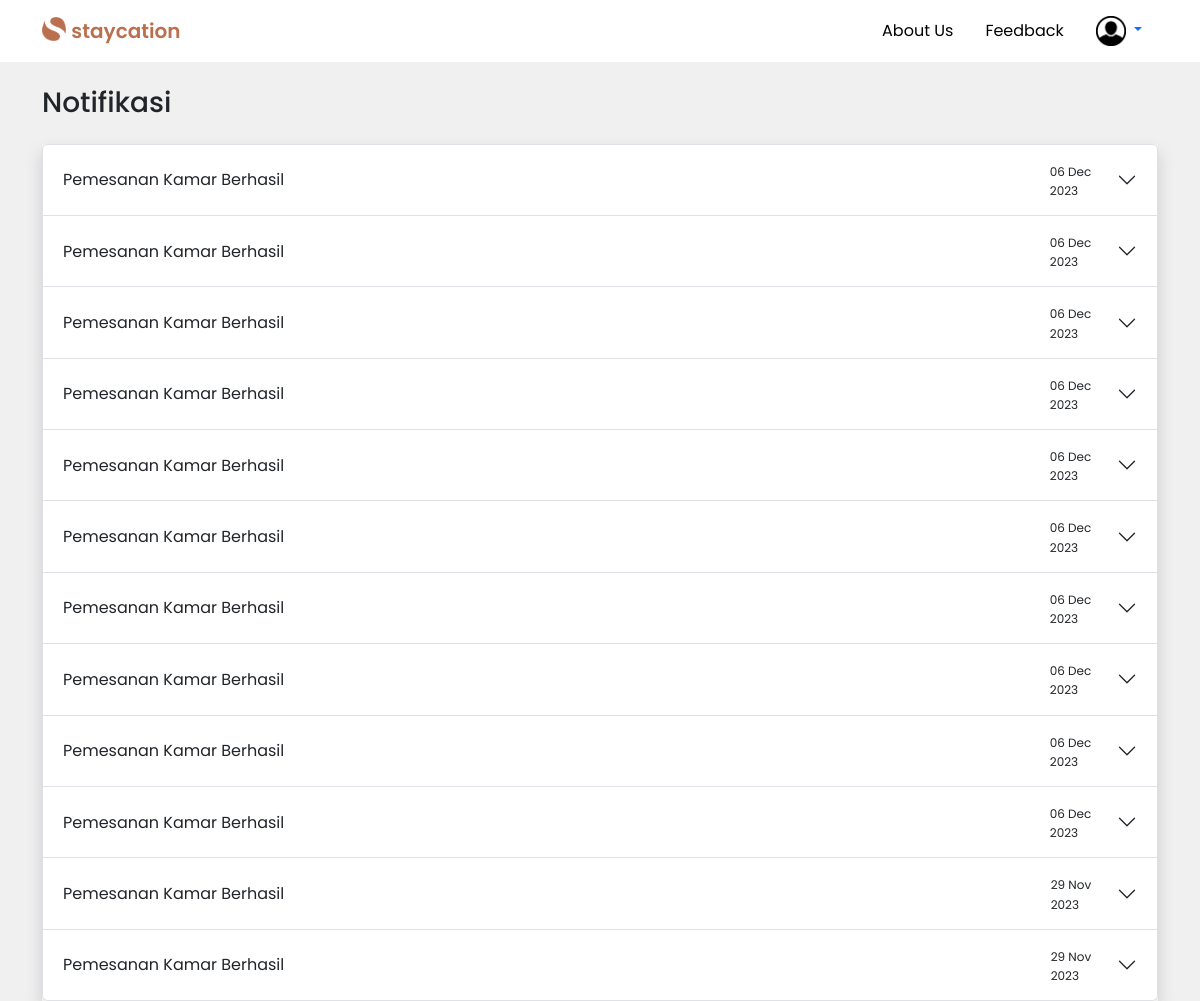
Before: /dashboard/user/notifikasi.php (signed in) with the older database file.
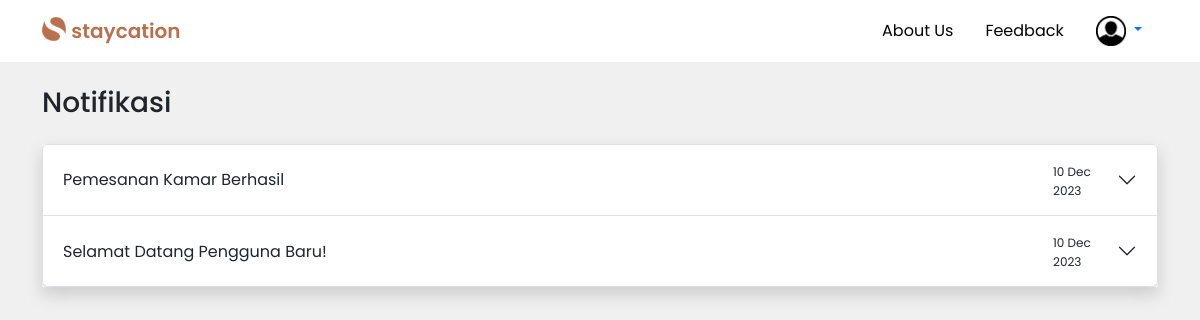
After: the same page with the newer database file.
### tables this page shows
CREATE TABLE `notifikasi` (
  `ID_NOTIFIKASI` int(11) NOT NULL,
  `ID_HOTEL` int(11) DEFAULT NULL,
  `EMAIL_TAMU` varchar(40) NOT NULL,
  `JUDUL_NOTIF` varchar(30) NOT NULL,
  `PESAN_NOTIF` varchar(200) NOT NULL,
  `TGL_NOTIF` timestamp NOT NULL DEFAULT current_timestamp() ON UPDATE current_timestamp()
);

### dashboard/user/notifikasi.php (the view, shortened to what this page needs)
<?php
    include '../../controller/koneksi.php';
    if (!isset($_SESSION['user_type']) || empty($_SESSION['user_type'])) {
        include '../../partials/header.php';
    } elseif ($_SESSION['user_type'] === 'tamu') {
        include '../../partials/header-login-noindex.php';
    }
    $email = $_SESSION['email'];
?>
<div class="container mt-4">
    <h3>Notifikasi</h3>
    <div class="accordion shadow mt-4" id="accordionNotif">
        <?php
            $query = "SELECT JUDUL_NOTIF, PESAN_NOTIF, TGL_NOTIF FROM `notifikasi` WHERE EMAIL_TAMU = '$email' ORDER BY TGL_NOTIF DESC";
            $result = $koneksi->query($query);
            if ($result->num_rows > 0) {
                $counter = 1;
                while ($row = $result->fetch_assoc()) {
                    $accordionID = 'collapse' . $counter;
        ?>
        <div class="accordion-item">
            <h2 class="accordion-header">
            <button class="accordion-button collapsed" type="button" data-bs-toggle="collapse" data-bs-target="#<?php echo $accordionID; ?>" aria-expanded="false" aria-controls="<?php echo $accordionID; ?>">
                <div class="w-100">
                    <?php echo $row["JUDUL_NOTIF"]; ?>
                </div>
                <div>
                    <span style="font-size: 12px;"><?php echo date('d M Y', strtotime($row["TGL_NOTIF"])); ?> </span>
                </div>
            </button>
            </h2>
        </div>
        <?php
                    $counter++;
                }
            } else {
                echo '<div class="accordion-item">';
                echo '<div class="accordion-header">';
                echo 'Tidak ada notifikasi.';
                echo '</div>';
                echo '</div>';
            }
        ?>
    </div>
</div>
</body>
</html>

Changed rows visible on the page:
removed notifikasi: JUDUL_NOTIF "Pemesanan Kamar Berhasil", TGL_NOTIF "06 Dec 2023"
removed notifikasi: JUDUL_NOTIF "Pemesanan Kamar Berhasil", TGL_NOTIF "06 Dec 2023"
removed notifikasi: JUDUL_NOTIF "Pemesanan Kamar Berhasil", TGL_NOTIF "06 Dec 2023"
removed notifikasi: JUDUL_NOTIF "Pemesanan Kamar Berhasil", TGL_NOTIF "06 Dec 2023"
removed notifikasi: JUDUL_NOTIF "Pemesanan Kamar Berhasil", TGL_NOTIF "06 Dec 2023"
removed notifikasi: JUDUL_NOTIF "Pemesanan Kamar Berhasil", TGL_NOTIF "06 Dec 2023"
removed notifikasi: JUDUL_NOTIF "Pemesanan Kamar Berhasil", TGL_NOTIF "06 Dec 2023"
removed notifikasi: JUDUL_NOTIF "Pemesanan Kamar Berhasil", TGL_NOTIF "06 Dec 2023"
removed notifikasi: JUDUL_NOTIF "Pemesanan Kamar Berhasil", TGL_NOTIF "06 Dec 2023"
removed notifikasi: JUDUL_NOTIF "Pemesanan Kamar Berhasil", TGL_NOTIF "06 Dec 2023"
removed notifikasi: JUDUL_NOTIF "Pemesanan Kamar Berhasil", TGL_NOTIF "29 Nov 2023"
removed notifikasi: JUDUL_NOTIF "Pemesanan Kamar Berhasil", TGL_NOTIF "29 Nov 2023"
added notifikasi: JUDUL_NOTIF "Pemesanan Kamar Berhasil", TGL_NOTIF "10 Dec 2023"
added notifikasi: JUDUL_NOTIF "Selamat Datang Pengguna Baru!", TGL_NOTIF "10 Dec 2023"
